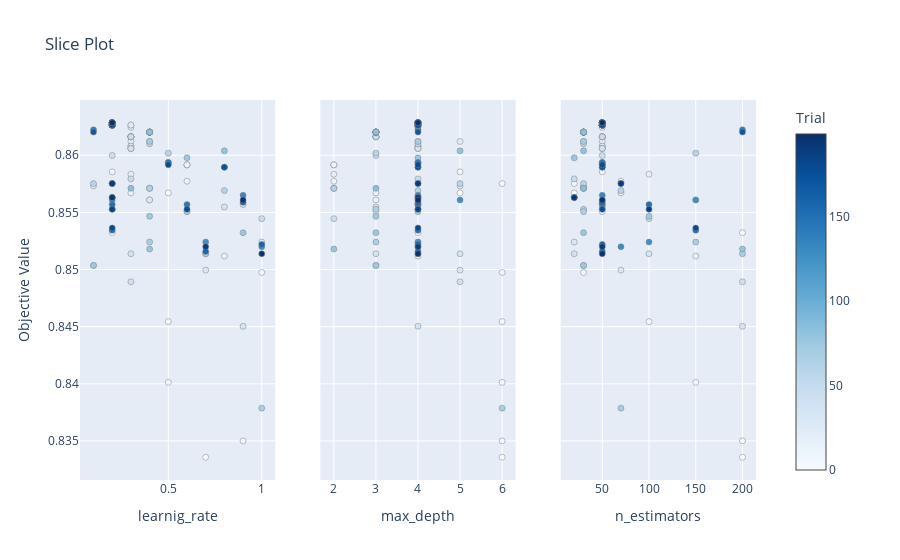

The code cell stored with this chart in its notebook:
### Code cell
optuna.visualization.plot_slice(study_AB)

### Figure 1 — Plotly figure (JSON) as saved in the notebook; plotly's stock layout.template omitted (floating-point values rounded to 4 significant figures; data arrays with more than 128 entries replaced by an {"elided": "..."} marker saying what was removed)
{"data": [{"marker": {"color": {"elided": "200 int values"}, "colorbar": {"title": {"text": "Trial"}, "x": 1, "xpad": 40}, "colorscale": [[0, "rgb(247,251,255)"], [0.125, "rgb(222,235,247)"], [0.25, "rgb(198,219,239)"], [0.375, "rgb(158,202,225)"], [0.5, "rgb(107,174,214)"], [0.625, "rgb(66,146,198)"], [0.75, "rgb(33,113,181)"], [0.875, "rgb(8,81,156)"], [1, "rgb(8,48,107)"]], "line": {"color": "Grey", "width": 0.5}, "showscale": true}, "mode": "markers", "showlegend": false, "type": "scatter", "x": {"elided": "200 float values"}, "xaxis": "x", "y": {"elided": "200 float values"}, "yaxis": "y"}, {"marker": {"color": {"elided": "200 int values"}, "colorbar": {"title": {"text": "Trial"}, "x": 1, "xpad": 40}, "colorscale": [[0, "rgb(247,251,255)"], [0.125, "rgb(222,235,247)"], [0.25, "rgb(198,219,239)"], [0.375, "rgb(158,202,225)"], [0.5, "rgb(107,174,214)"], [0.625, "rgb(66,146,198)"], [0.75, "rgb(33,113,181)"], [0.875, "rgb(8,81,156)"], [1, "rgb(8,48,107)"]], "line": {"color": "Grey", "width": 0.5}, "showscale": false}, "mode": "markers", "showlegend": false, "type": "scatter", "x": {"elided": "200 int values"}, "xaxis": "x2", "y": {"elided": "200 float values"}, "yaxis": "y2"}, {"marker": {"color": {"elided": "200 int values"}, "colorbar": {"title": {"text": "Trial"}, "x": 1, "xpad": 40}, "colorscale": [[0, "rgb(247,251,255)"], [0.125, "rgb(222,235,247)"], [0.25, "rgb(198,219,239)"], [0.375, "rgb(158,202,225)"], [0.5, "rgb(107,174,214)"], [0.625, "rgb(66,146,198)"], [0.75, "rgb(33,113,181)"], [0.875, "rgb(8,81,156)"], [1, "rgb(8,48,107)"]], "line": {"color": "Grey", "width": 0.5}, "showscale": false}, "mode": "markers", "showlegend": false, "type": "scatter", "x": {"elided": "200 int values"}, "xaxis": "x3", "y": {"elided": "200 float values"}, "yaxis": "y3"}], "layout": {"title": {"text": "Slice Plot"}, "xaxis": {"anchor": "y", "domain": [0, 0.2889], "title": {"text": "learnig_rate"}}, "xaxis2": {"anchor": "y2", "domain": [0.3556, 0.6444], "title": {"text": "max_depth"}}, "xaxis3": {"anchor": "y3", "domain": [0.7111, 1], "title": {"text": "n_estimators"}}, "yaxis": {"anchor": "x", "domain": [0, 1], "title": {"text": "Objective Value"}}, "yaxis2": {"anchor": "x2", "domain": [0, 1], "matches": "y", "showticklabels": false}, "yaxis3": {"anchor": "x3", "domain": [0, 1], "matches": "y", "showticklabels": false}}}
